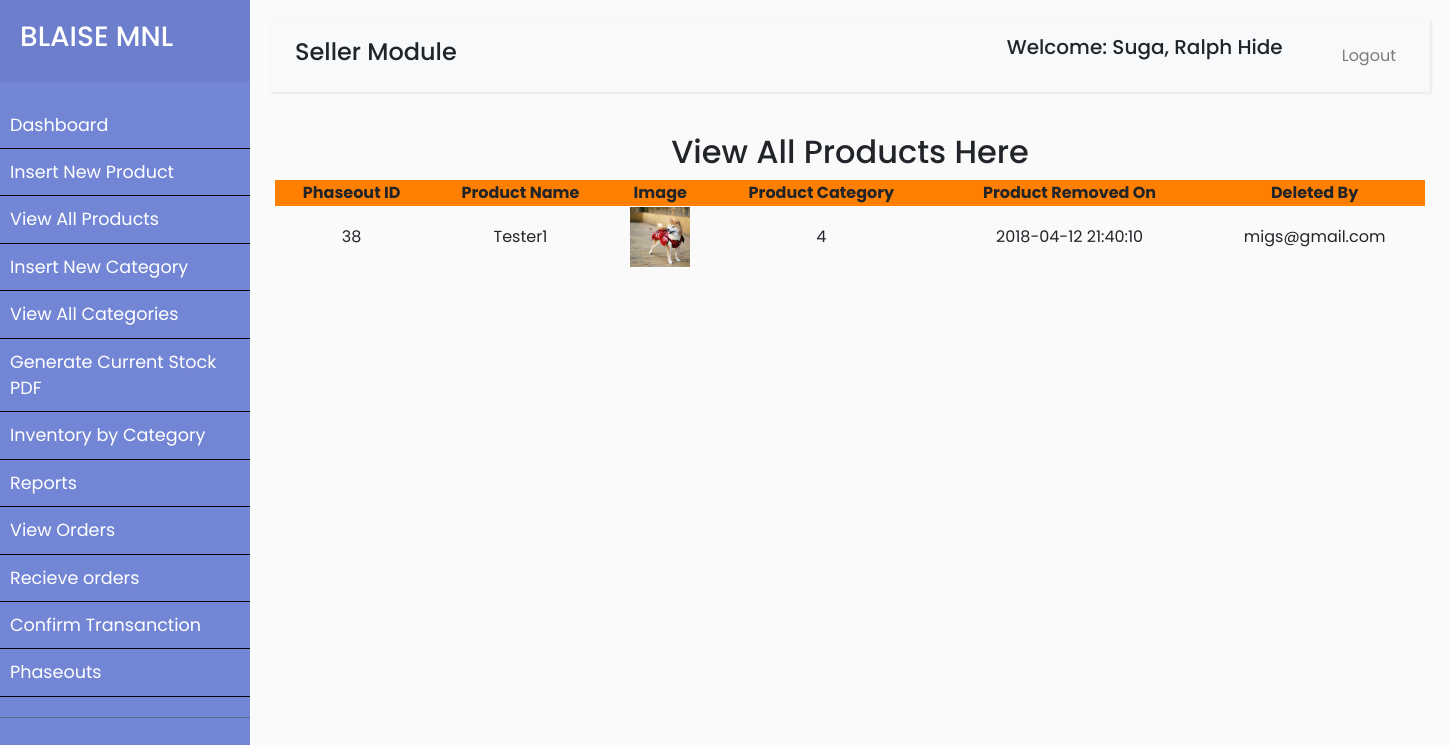
The app's page /sellerpage/index.php?phaseout (signed in) with its own data.
### tables this page shows
CREATE TABLE `phaseout` (
  `phaseoutID` int(255) NOT NULL,
  `prod_title` varchar(255) NOT NULL,
  `prod_cat` varchar(255) NOT NULL,
  `prod_image` varchar(255) NOT NULL,
  `deletedin` varchar(255) NOT NULL,
  `deletedby` varchar(255) NOT NULL
);

### sellerpage/phaseout.php (the view, shortened to what this page needs)
<?php
if(!isset($_SESSION['user_email'])){
	echo "<script>window.open('login.php?not_admin=You are not an Admin!','_self')</script>";
}
else {
?>
<table width="1150" align="center">
	<tr align="center">
		<td colspan="6"><h2>View All Products Here</h2></td>
	</tr>
	<tr align="center" bgcolor="#ff8000" style="text-align:center;">
		<th>Phaseout ID</th>
		<th>Product Name</th>
		<th>Image</th>
		<th>Product Category</th>
		<th>Product Removed On</th>
		<th>Deleted By</th>
	</tr>
	<?php
	include("includes/db.php");
	$get_pro = "select * from phaseout";
	$run_pro = mysqli_query($con, $get_pro);
	while ($row_pro=mysqli_fetch_array($run_pro)){
		$pro_id = $row_pro['phaseoutID'];
		$pro_title = $row_pro['prod_title'];
		$pro_image = $row_pro['prod_image'];
		$pro_qty = $row_pro['prod_cat'];
		$released = $row_pro['deletedin'];
		$cat = $row_pro['deletedby'];
	?>
	<tr align="center" style="text-align:center;">
		<td><?php echo $pro_id;?></td>
		<td><?php echo $pro_title;?></td>
		<td><img src="../admin_area/product_images/<?php echo $pro_image;?>" width="60" height="60"/></td>
		<td><?php echo $pro_qty?></td>
		<td><?php echo $released?></td>
		<td><?php echo $cat?></td>
	</tr>
	<?php
	}
	?>
</table>
<?php } ?>

### sellerpage/css/style.css (style rules this page uses)
body { font-family: 'Poppins', sans-serif; background: #fafafa; }

### records on screen
phaseout: phaseoutID "38", prod_title "Tester1", prod_image (picture), prod_cat "4", deletedin "2018-04-12 21:40:10", deletedby "migs@gmail.com"
